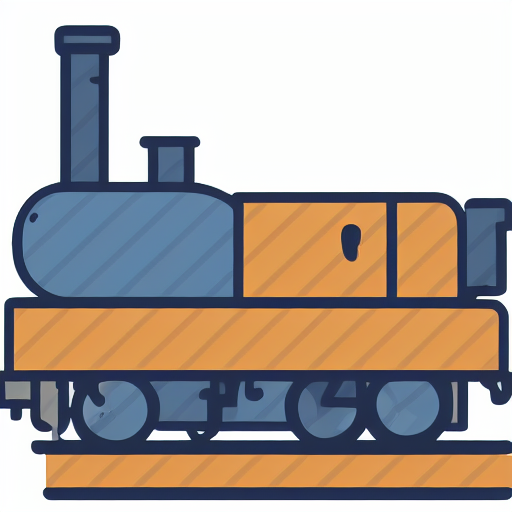
#> input picture src/training/wandb/run-20251031_095223-221xixky/files/media/images/validation/images_1000_2a7cc921bec4346d76e2.png, 512 x 512 px
$ python easyread_metrics.py --image ../training/wandb/run-20251031_095223-221xixky/files/media/images/validation/images_1000_2a7cc921bec4346d76e2.png   (older library calls are emulated)
#> lines starting #> are read from the running program, lines starting #| are printed output that depends on the picture
#!/usr/bin/env python3
# -*- coding: utf-8 -*-
"""
EasyRead Metrics Script (AR/Resolution removed)
Computes a set of style-and-layout metrics for simple/easyread icon-like images.

Metrics implemented:
- [B] Palette size (structural via SSIM when available; region-based unique colors with area threshold)
- [C] Edge simplicity (edge density, contour count, largest contour area share, perimeter/area complexity)
- [D] Saliency concentration (spectral residual saliency -> top-mass blobs)
- [E] Foreground–background contrast (ΔL* in LAB using subject mask)
- [F] Centering & occupancy (from subject mask)
- [I] Stroke/outline thickness (distance transform sampled at edges)

Requirements (install as needed):
  pip install pillow numpy opencv-python scipy scikit-image

Usage examples:
  python easyread_metrics.py --image path/to/img.png
  python easyread_metrics.py --image path/to/img.png --json_out out.json
"""
import os, math, argparse, json
import numpy as np


# ---------- Optional deps ----------
try:
    import cv2
except Exception:
    cv2 = None

try:
    from PIL import Image
except Exception:
    Image = None

# Optional: SSIM for palette estimation via structural preservation
try:
    from skimage.metrics import structural_similarity as ssim
    _HAS_SSIM = True
except Exception:
    _HAS_SSIM = False


# ---------- EasyRead score (fast path) ----------

# [74 lines left out: function compute_easyread_score, not called in this run]


# ---------- Core helpers ----------

def load_image(path):
    if Image is None:
        raise RuntimeError("Pillow (PIL) is required. Please install: pip install pillow")
    img = Image.open(path).convert("RGBA")
    bg = Image.new("RGBA", img.size, (255, 255, 255, 255))
#> bg: PIL image 512x512 RGBA; every value is 255
    comp = Image.alpha_composite(bg, img).convert("RGB")
#> comp is the input picture: PIL image 512x512 RGB; mean R, G, B 175.2, 165.8, 159.5
    return comp

def pil_to_np(img_pil):
    return np.array(img_pil)

def to_gray(np_img):
    if cv2 is None:
        r, g, b = np_img[..., 0], np_img[..., 1], np_img[..., 2]
        gray = (0.2126 * r + 0.7152 * g + 0.0722 * b).astype(np.uint8)
        return gray
    return cv2.cvtColor(np_img, cv2.COLOR_RGB2GRAY)

def to_lab(np_img):
    if cv2 is None:
        raise RuntimeError("OpenCV is required for LAB conversion: pip install opencv-python")
    return cv2.cvtColor(np_img, cv2.COLOR_RGB2LAB)


# ---------- B) Palette size ----------

def quantize_palette_pil(img_pil, K):
    q = img_pil.convert("P", palette=Image.ADAPTIVE, colors=K)
    palette = q.getpalette()
    palette = np.array(palette, dtype=np.uint8).reshape(-1, 3)[:K]
    used = np.unique(np.array(q), return_counts=False)
    used_colors = palette[used]
    return q.convert("RGB"), used_colors

def palette_metrics(img_pil):
    np_img = pil_to_np(img_pil)
    H, W, _ = np_img.shape

    rounded = (np_img // 8) * 8

    colors, counts = np.unique(rounded.reshape(-1, 3), axis=0, return_counts=True)
#> colors = 923 rows, first 8: [8, 32, 48], [16, 24, 40], [16, 24, 48], [16, 24, 80], [16, 32, 48], [16, 32, 56], [16, 32, 64], [16, 32, 72]; counts = 923 values, max 101730 at index 922, min 1 at index 0, mean 284
    area_thresh = max(1, int(0.001 * H * W))
    big_mask = counts >= area_thresh
    k_regions = int(np.sum(big_mask))
#> k_regions = 50
    small_frac = float(np.sum(counts[~big_mask])) / float(H * W)
#> small_frac = 0.0628

    region_colors = colors[big_mask]
#> region_colors = 50 rows, first 8: [24, 32, 64], [24, 40, 64], [24, 40, 72], [24, 40, 80], [32, 40, 64], [32, 40, 72], [32, 40, 80], [32, 48, 72]
    region_counts = counts[big_mask]
#> region_counts = 50 values, max 101730 at index 49, min 263 at index 47, mean 4913.4
    if region_colors.shape[0] > 0:
        order = np.argsort(-region_counts)
#> order = 50 values, max 49 at index 0, min 0 at index 45, mean 24.5
        region_colors = region_colors[order]
#> region_colors = 50 rows, first 8: [248, 248, 248], [32, 40, 72], [224, 152, 80], [224, 152, 72], [88, 128, 160], [32, 48, 72], [32, 40, 80], [32, 48, 80]
        region_counts = region_counts[order]
#> region_counts = 50 values, max 101730 at index 0, min 263 at index 49, mean 4913.4

    Ks = [4, 6, 8, 10, 12, 16]
    used_palette_for_K = {}
    palette_count_structural = None
    if _HAS_SSIM and cv2 is not None:
        gray_orig = to_gray(np_img)
#> in to_gray, `return cv2.cvtColor(np_img, cv2.COLOR_RGB2GRAY)`:
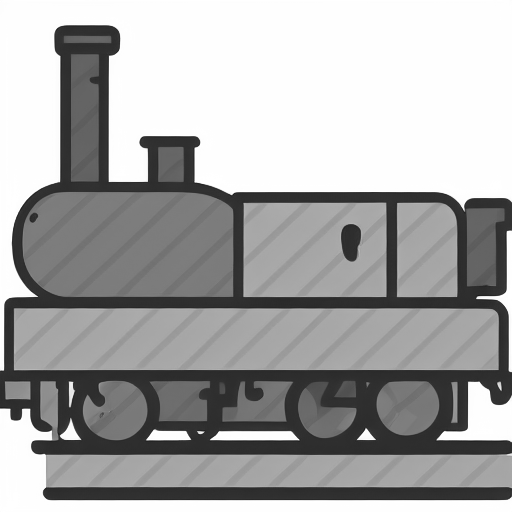
#> returned value: shape (512, 512); min 25, max 255, mean 168
        for K in Ks:
            recon_pil, used_colors = quantize_palette_pil(img_pil, K)
            used_palette_for_K[int(K)] = int(used_colors.shape[0])
            recon_gray = to_gray(pil_to_np(recon_pil))
            try:
                s = ssim(gray_orig, recon_gray, data_range=255)
            except Exception:
                s = 0.0
            if s >= 0.98 and palette_count_structural is None:
                palette_count_structural = int(used_colors.shape[0])
#> this loop made 6 passes
#> (used in quantize_palette_pil, s) on passes 2 to 6: ([0, 1, 2, 3, 4, 5], 0.911), ([0, 1, 2, 3, 4, 5, 6, 7], 0.911), ([0, 1, 2, 3, 4, 5, 6, 7, 8, 9], 0.935), ([0, 1, 2, 3, 4, 5, 6, 7, 8, 9, 10, 11], 0.946), ([0, 1, 2, 3, 4, 5, 6, 7, 8, 9, 10, 11, 12, 13, 14, 15], 0.968)
#> pass 1, in quantize_palette_pil, `q = img_pil.convert("P", palette=Image.ADAPTIVE, colors=K)`:
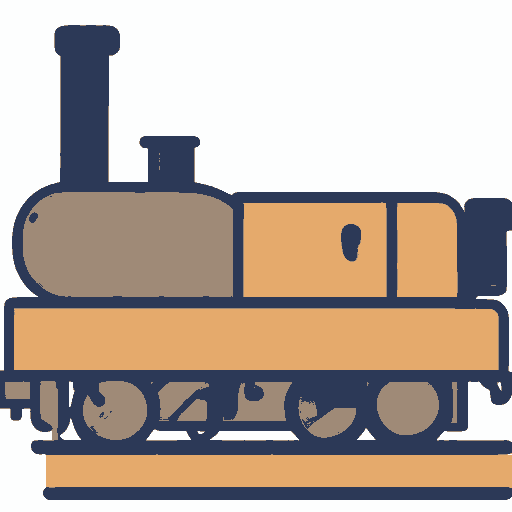
#> q: PIL image 512x512 P; mean R, G, B 185.2, 171.9, 161.9
#> pass 1, in palette_metrics, `recon_gray = to_gray(pil_to_np(recon_pil))`:
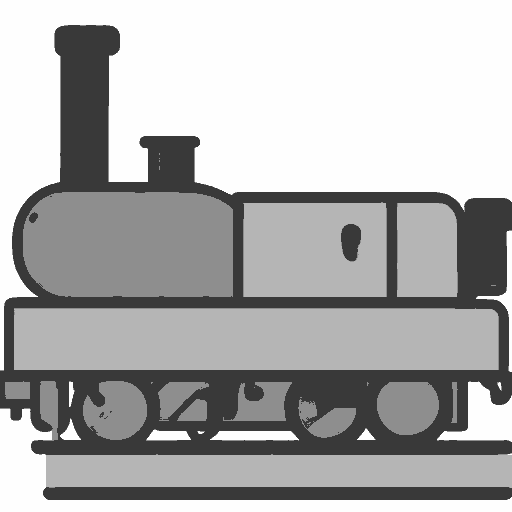
#> recon_gray: shape (512, 512); min 57, max 254, mean 175.1
#> after the loop:
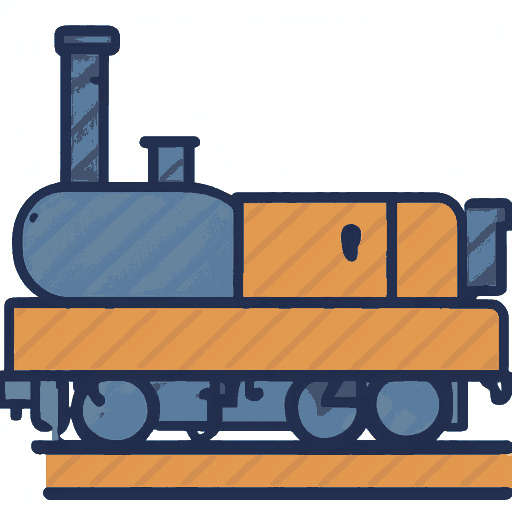
#> recon_pil: PIL image 512x512 RGB; mean R, G, B 175.4, 165.8, 159.7
#> after the loop, used_palette_for_K = {4: 4, 6: 6, 8: 8, 10: 10, 12: 12, 16: 16}
    else:
        _, used_colors = quantize_palette_pil(img_pil, 8)
        used_palette_for_K[8] = int(used_colors.shape[0])

    return {
        "palette_count_structural": palette_count_structural,
        "palette_count_regions": int(k_regions),
        "small_area_color_fraction": float(small_frac),
        "used_palette_for_K": used_palette_for_K,
        "region_colors": region_colors.astype(np.uint8).tolist(),
        "region_counts": region_counts.astype(int).tolist(),
    }


# ---------- C) Edge simplicity / line art ----------

def edge_simplicity(np_img, ref_width=512):
    if cv2 is None:
        raise RuntimeError("OpenCV is required for edge metrics: pip install opencv-python")
    H, W, _ = np_img.shape
    scale = ref_width / float(W) if W else 1.0
    img_resized = cv2.resize(np_img, (max(1, int(W * scale)), max(1, int(H * scale))), interpolation=cv2.INTER_AREA)
    gray = cv2.cvtColor(img_resized, cv2.COLOR_RGB2GRAY)

    t_otsu, _dst = cv2.threshold(gray, 0, 255, cv2.THRESH_BINARY + cv2.THRESH_OTSU)
    low = max(0, int(round(0.66 * t_otsu)))
    high = min(255, int(round(1.33 * t_otsu)))
    if high <= low:
        low, high = 50, 150

    edges = cv2.Canny(gray, low, high)
    edge_density = float(np.count_nonzero(edges)) / edges.size

    edges_dil = cv2.dilate(edges, np.ones((3, 3), np.uint8), iterations=1)
    filled = cv2.morphologyEx(edges_dil, cv2.MORPH_CLOSE, np.ones((5, 5), np.uint8))

    contours, _ = cv2.findContours(filled, cv2.RETR_EXTERNAL, cv2.CHAIN_APPROX_SIMPLE)
    area_img = filled.shape[0] * filled.shape[1]
    min_area = max(1, int(0.0005 * area_img))
    big_contours = [c for c in contours if cv2.contourArea(c) >= min_area]

    largest_area = 0.0
    for c in big_contours:
        a = cv2.contourArea(c)
        if a > largest_area:
            largest_area = a
    largest_share = largest_area / area_img if area_img > 0 else float("nan")

    perim_area_vals = []
    for c in big_contours:
        a = max(cv2.contourArea(c), 1.0)
        p = cv2.arcLength(c, True)
        perim_area_vals.append(p / a)
    perim_area_mean = float(np.mean(perim_area_vals)) if perim_area_vals else float("nan")

    return {
        "edge_density": float(edge_density),
        "num_contours": int(len(big_contours)),
        "largest_contour_share": float(largest_share),
        "perimeter_to_area_mean": perim_area_mean,
    }


# ---------- D) Saliency concentration ----------

def spectral_residual_saliency(gray):
    g = gray.astype(np.float32) / 255.0
    if g.size == 0:
        return g
    h, w = g.shape
    G = np.fft.fft2(g)
    A = np.abs(G)
    L = np.log(A + 1e-8)
    try:
        import scipy.ndimage as ndi
        L_avg = ndi.uniform_filter(L, size=3, mode="reflect")
    except Exception:
        k = 3
        pad = k // 2
        Lp = np.pad(L, pad_width=pad, mode="edge")
        L_avg = np.zeros_like(L)
        for i in range(h):
            for j in range(w):
                L_avg[i, j] = Lp[i:i + k, j:j + k].mean()
    R = L - L_avg
    S = np.abs(np.fft.ifft2(np.exp(R + 1j * np.angle(G)))) ** 2
    if cv2 is not None:
        S = cv2.GaussianBlur(S.astype(np.float32), (9, 9), 2.5)
    S -= S.min()
    if S.max() > 0:
        S /= S.max()
    return S

def get_saliency(np_img):
    gray = to_gray(np_img)
    try:
        S = spectral_residual_saliency(gray)
    except Exception:
        if cv2 is None:
            S = (gray.astype(np.float32) / 255.0)
        else:
            L = cv2.Laplacian(gray, cv2.CV_32F, ksize=3)
            S = np.abs(L)
            S -= S.min()
            if S.max() > 0:
                S /= S.max()
    return S

def saliency_concentration(np_img, top_mass=0.2):
    S = get_saliency(np_img)
    Sm = S / (S.sum() + 1e-8)
    flat = Sm.reshape(-1)
    idx = np.argsort(flat)[::-1]
    cumsum = np.cumsum(flat[idx])
    cutoff_idx = np.searchsorted(cumsum, top_mass)
    thresh_val = flat[idx][cutoff_idx] if cutoff_idx < flat.size else flat[idx][-1]
    mask = (Sm >= thresh_val).astype(np.uint8)

    if cv2 is not None:
        num_labels, labels, stats, _ = cv2.connectedComponentsWithStats(mask, connectivity=8)
        masses = []
        for lbl in range(1, num_labels):
            comp_mass = float(Sm[labels == lbl].sum())
            masses.append(comp_mass)
        if len(masses) == 0:
            return {
                "saliency_concentration": float(0.0),
                "num_salient_blobs": 0,
                "saliency_centroid": (float("nan"), float("nan")),
                "saliency_mask": mask,
            }
        largest = max(masses)
        n_blobs = len(masses)
        lbl_idx = 1 + np.argmax(masses)
        ys, xs = np.where(labels == lbl_idx)
        cx = float(np.mean(xs)) / mask.shape[1]
        cy = float(np.mean(ys)) / mask.shape[0]
        return {
            "saliency_concentration": float(largest / max(top_mass, 1e-8)),
            "num_salient_blobs": int(n_blobs),
            "saliency_centroid": (cx, cy),
            "saliency_mask": mask,
        }
    else:
        return {
            "saliency_concentration": float(top_mass),
            "num_salient_blobs": int(1),
            "saliency_centroid": (0.5, 0.5),
            "saliency_mask": mask,
        }


# ---------- E) Foreground–background contrast ----------

def contrast_metrics(np_img, subject_mask=None):
    lab = to_lab(np_img)
    L = lab[..., 0].astype(np.float32)

    if subject_mask is None:
        sal = get_saliency(np_img)
        flat = sal.reshape(-1)
        idx = np.argsort(flat)[::-1]
        cumsum = np.cumsum(flat[idx] / (flat.sum() + 1e-8))
        cutoff_idx = np.searchsorted(cumsum, 0.2)
        thresh_val = flat[idx][cutoff_idx] if cutoff_idx < flat.size else flat[idx][-1]
        subject_mask = (sal >= thresh_val).astype(np.uint8)

    subject_mask = subject_mask.astype(np.uint8)
    bg_mask = (1 - subject_mask).astype(np.uint8)

    L_fg = L[subject_mask == 1]
    L_bg = L[bg_mask == 1]
    if L_fg.size == 0 or L_bg.size == 0:
        return {"delta_L": float("nan"), "fg_mean_L": float("nan"), "bg_mean_L": float("nan")}

    def rmean(x):
        if x.size == 0:
            return float("nan")
        lo, hi = np.percentile(x, [5, 95])
        sel = x[(x >= lo) & (x <= hi)]
        return float(sel.mean()) if sel.size else float(x.mean())

    fg_mean = rmean(L_fg)
    bg_mean = rmean(L_bg)
    delta_L = abs(fg_mean - bg_mean)

    return {"delta_L": float(delta_L), "fg_mean_L": float(fg_mean), "bg_mean_L": float(bg_mean)}


# ---------- F) Centering & occupancy ----------

def centering_occupancy(subject_mask):
    H, W = subject_mask.shape
    ys, xs = np.where(subject_mask > 0)
    if xs.size == 0:
        return {
            "centroid": (float("nan"), float("nan")),
            "occupancy": 0.0,
            "centering_error": float("nan"),
            "bbox": (0, 0, 0, 0),
        }
    x_min, x_max = xs.min(), xs.max()
    y_min, y_max = ys.min(), ys.max()
    cx = (xs.mean() + 0.5) / W
    cy = (ys.mean() + 0.5) / H
    occ = float(xs.size) / float(H * W)
    cent_err = max(abs(cx - 0.5), abs(cy - 0.5))
    bbox = (int(x_min), int(y_min), int(x_max - x_min + 1), int(y_max - y_min + 1))
    return {
        "centroid": (float(cx), float(cy)),
        "occupancy": float(occ),
        "centering_error": float(cent_err),
        "bbox": bbox,
    }


# ---------- I) Stroke / outline thickness ----------

def stroke_width_metrics(np_img):
    if cv2 is None:
        raise RuntimeError("OpenCV is required for stroke metrics: pip install opencv-python")

    gray = cv2.cvtColor(np_img, cv2.COLOR_RGB2GRAY)
    bin_img = cv2.adaptiveThreshold(
        gray, 255, cv2.ADAPTIVE_THRESH_GAUSSIAN_C, cv2.THRESH_BINARY_INV, 35, 10
    )

    fg_ratio = np.count_nonzero(bin_img) / bin_img.size
    if fg_ratio < 0.01 or fg_ratio > 0.99:
        bin_img = cv2.adaptiveThreshold(
            gray, 255, cv2.ADAPTIVE_THRESH_GAUSSIAN_C, cv2.THRESH_BINARY, 35, 10
        )

    dist = cv2.distanceTransform(bin_img, distanceType=cv2.DIST_L2, maskSize=5)

    try:
        import scipy.ndimage as ndi
        max_f = ndi.maximum_filter(dist, size=3, mode="nearest")
        local_max_mask = (dist == max_f) & (dist > 0)
    except Exception:
        if dist.max() > 0:
            dist8 = np.clip(dist / dist.max() * 255.0, 0, 255).astype(np.uint8)
        else:
            dist8 = dist.astype(np.uint8)
        dil = cv2.dilate(dist8, np.ones((3, 3), np.uint8), iterations=1)
        local_max_mask = (dist8 == dil) & (dist > 0)

    radii_core = dist[local_max_mask]

    edges_fg = cv2.Canny(bin_img, 50, 150)
    radii_edge = dist[edges_fg > 0]

    radii = np.concatenate([radii_core, radii_edge]) if (radii_core.size or radii_edge.size) else np.array([], dtype=np.float32)
    if radii.size == 0:
        return {
            "stroke_median_px": float("nan"),
            "stroke_iqr_px": float("nan"),
            "relative_stroke_median": float("nan"),
            "relative_stroke_iqr": float("nan"),
        }

    radii = radii[np.isfinite(radii)]
    radii = radii[radii > 0]
    if radii.size == 0:
        return {
            "stroke_median_px": float("nan"),
            "stroke_iqr_px": float("nan"),
            "relative_stroke_median": float("nan"),
            "relative_stroke_iqr": float("nan"),
        }

    med_r = float(np.median(radii))
    q1, q3 = np.percentile(radii, [25, 75])
    iqr_r = float(q3 - q1)

    stroke_median = 2.0 * med_r
    stroke_iqr = 2.0 * iqr_r

    H = np_img.shape[0]
    rel_med = stroke_median / float(H)
    rel_iqr = stroke_iqr / float(H)

    return {
        "stroke_median_px": float(stroke_median),
        "stroke_iqr_px": float(stroke_iqr),
        "relative_stroke_median": float(rel_med),
        "relative_stroke_iqr": float(rel_iqr),
    }


# ---------- Orchestration ----------

def compute_metrics(image_path):
    img_pil = load_image(image_path)
    np_img = pil_to_np(img_pil)

    palette = palette_metrics(img_pil)
#> palette = 6 items
#> (the rest of the program and of its run is left out)
